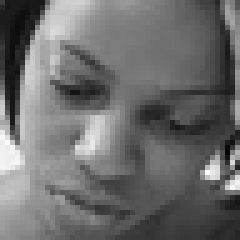
#> input picture Lab 3/sad.jpg, 48 x 48 px (shown 5 times larger)
$ python 'Lab 3.py'
#> lines starting #> are read from the running program, lines starting #| are printed output that depends on the picture; long printed decimals are rounded
#> further down, img is the input picture: shape (48, 48); min 4, max 252, mean 108.7
import numpy as np
import cv2


def conv2d(x, kernel, stride=1, padding=0) -> np.array:
#> called with kernel = array of shape (3, 3), stride = 1, padding = 0
    if padding > 0:
        x_padded = np.pad(x, pad_width=padding, mode="constant", constant_values=0)
    else:
        x_padded = x

    input_h, input_w = x_padded.shape
#> input_h = 48; input_w = 48
    kernel_h, kernel_w = kernel.shape

    output_h = (input_h - kernel_h) // stride + 1
#> output_h = 46
    output_w = (input_w - kernel_w) // stride + 1
#> output_w = 46

    output = np.zeros((output_h, output_w))

    for i in range(0, output_h):
        for j in range(0, output_w):
            h_start = i * stride
            h_end = h_start + kernel_h
            w_start = j * stride
            w_end = w_start + kernel_w

            window = x_padded[h_start:h_end, w_start:w_end]
            output[i, j] = np.sum(window * kernel)
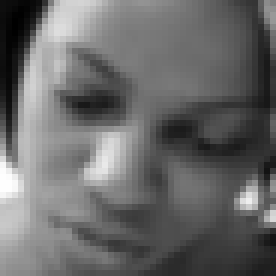
#> output: shape (46, 46) float64 (shown 6 times larger); min -0.878, max 0.891, mean -0.145; drawn with min black and max white
#| After Conv2D: (46, 46)

    return output


def sigmod(x) -> np.array:

    return 1 / (1 + np.exp(-x))
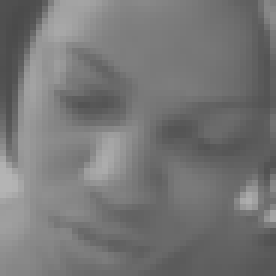
#> returned value: shape (46, 46) float64 (shown 6 times larger); min 0.294, max 0.709, mean 0.464
#| After sigmod: (46, 46)


def max_pool_2d(x, pool_size=2, stride=2):

#> called with pool_size = 2, stride = 2
    input_h, input_w = x.shape
#> input_h = 46; input_w = 46

    output_h = (input_h - pool_size) // stride + 1
#> output_h = 23
    output_w = (input_w - pool_size) // stride + 1
#> output_w = 23

    output = np.zeros((output_h, output_w))

    for i in range(output_h):
        for j in range(output_w):
            h_start = i * stride
            h_end = h_start + pool_size
            w_start = j * stride
            w_end = w_start + pool_size

            window = x[h_start:h_end, w_start:w_end]
            output[i, j] = np.max(window)
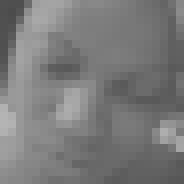
#> output: shape (23, 23) float64 (shown 8 times larger); min 0.299, max 0.709, mean 0.481

    return output


def flatten(x) -> np.array:

    return x.flatten()


def full_connect(x, W, b) -> np.array:

    return np.dot(x, W) + b


if __name__ == "__main__":
    # Read test case
    img = cv2.imread("sad.jpg", cv2.IMREAD_GRAYSCALE)
    # Normailize to [-1, 1)
    img = img / 127.0 - 1.0
    # Set parameters
    con_kernel = np.array([[0.05, 0.1, 0.05], [0.1, 0.4, 0.1], [0.05, 0.1, 0.05]])
    W = np.array([[0.01] * 529, [0.02] * 529, [0.03] * 529]).T
    b = np.array([1, 1, 1])

    # 1. Convolution
    out = conv2d(img, con_kernel)
    print(f"After Conv2D: {out.shape}")

    # 2. Activation (sigmod)
    out = sigmod(out)
    print(f"After sigmod: {out.shape}")

    # 3. Max Pooling
    out = max_pool_2d(out, pool_size=2, stride=2)
    print(f"After MaxPool2D: {out.shape}")
#| After MaxPool2D: (23, 23)

    # 4. Flatten
    out = flatten(out)
#> out = 529 values, max 0.709 at index 322, min 0.299 at index 24, mean 0.481
    print(f"After Flatten: {out.shape}")
#| After Flatten: (529,)

    # 5. Fully Connected
    prob = full_connect(out, W, b)
#> prob = [3.55, 6.09, 8.64]
    print(f"Final Output Scores: {prob}")
#| Final Output Scores: [3.545 6.090 8.635]
